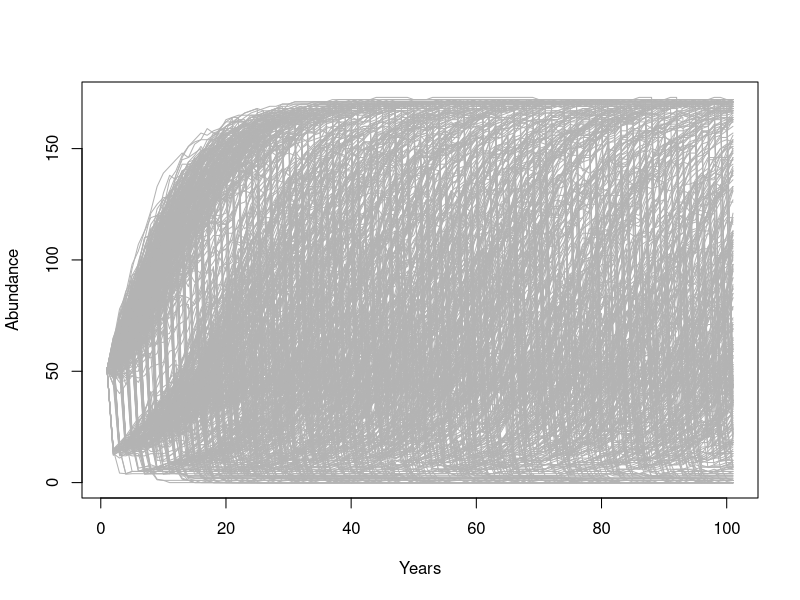
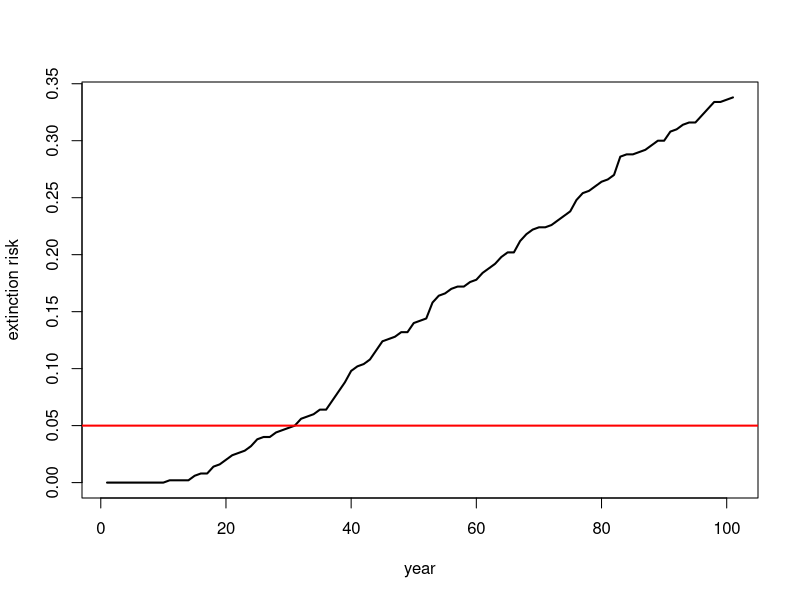
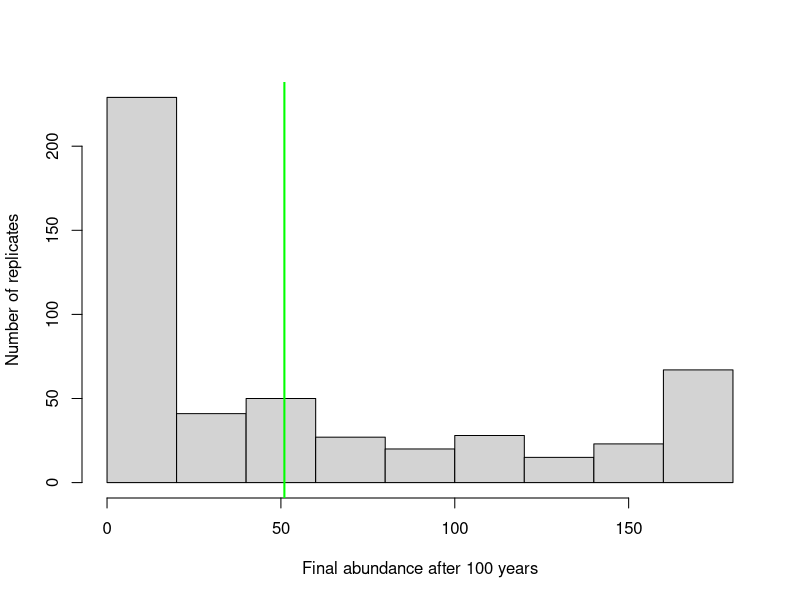
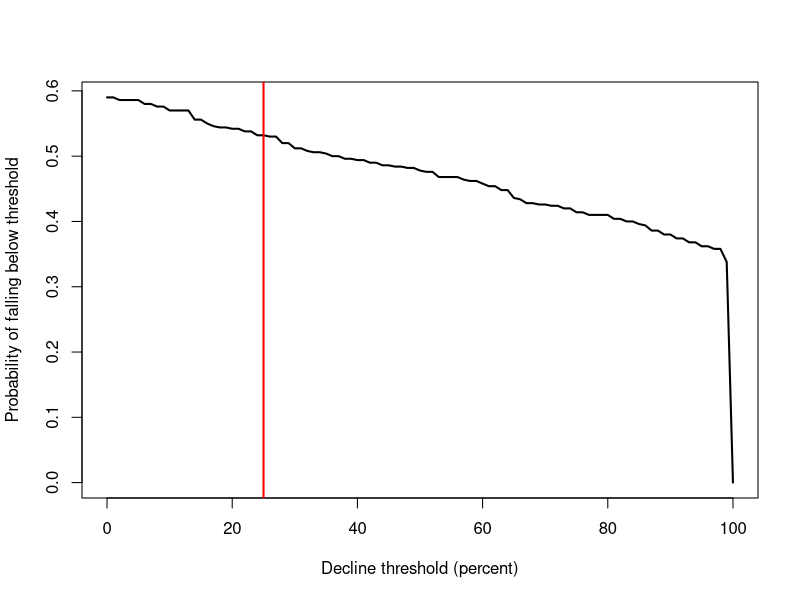
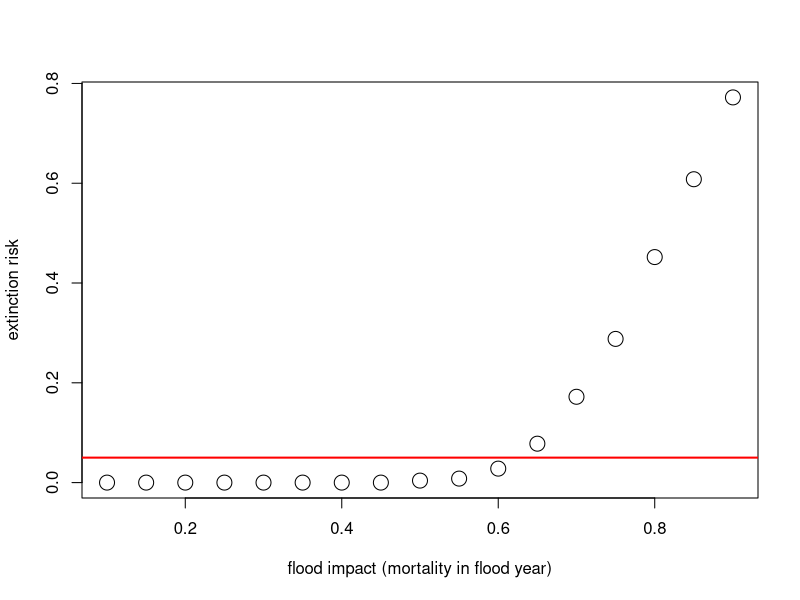

Write the R code that produced these figures, in order.
## ---- chunk 1
knitr::opts_chunk$set(echo = TRUE, cache = TRUE)
## ---- chunk 2
  
#  NRES 470/670, Lecture 12 -----------------------           
#   University of Nevada, Reno         
#   Population Viability Analysis 

## ---- chunk 3

# Demonstration PVA ---------------------------------

# STEP 1: conceptualize life history (we are modeling this population as a simple, single-stage stochastic model with density dependence)

# STEP 2: parameterize the model ---------------------------------

# Basic life history parameters

R_max <- 1.15       # Maximum rate of growth
Init_N <- 51        # Initial abundance (not stage structured)
K <- 175            # Carrying capacity

# Environmental stochasticity ------------------------------------

SD_anngrowth <- 0.11  # standard deviation of annual growth rate

# Density-dependence (Ricker model) ----------------------------------

Ricker <- function(prev_abund){       # this is a function for computing next-year abundance -- includes env stochasticity
  prev_abund * exp(log(rnorm(1,R_max,SD_anngrowth))*(1-(prev_abund/K)))
}

# Catastrophe -------------------------

Flood_prob <- 0.05      # 5% chance of major flood
Flood_lambda <- 0.25    # 25% of population can survive a flood 

## ---- chunk 4

# STEP 3: add spatial structure (not applicable here)

# STEP 4: simulate!  -------------------------------

# Basic simulation parameters

nyears <- 100     # number of years
nreps <- 500      # number of replicates


PVAdemo <- function(nreps,nyears,Init_N,R_max,K,Flood_prob,Flood_lambda){
  #browser()
  PopArray2 <- array(0,dim=c((nyears+1),nreps))   # set up storage array
  
  ## start looping through replicates
  
  for(rep in 1:nreps){
    
    # set initial abundance
    PopArray2[1,rep] <- Init_N     # set the initial abundance
    
    ### loop through years
    for(y in 2:(nyears+1)){
      ### stochasticity and d-d
      nextyear <- max(0,trunc(Ricker(PopArray2[y-1,rep])))
      
      ### catastrophe
      if(runif(1)<Flood_prob) nextyear <- nextyear*Flood_lambda
      PopArray2[y,rep] <- nextyear 
    }
  }
  
  return(PopArray2)
}

### Run the PVA! -------------------

Default <- PVAdemo(nreps,nyears,Init_N,R_max,K,Flood_prob,Flood_lambda)

## ---- chunk 5

# STEP 5: results  ------------------------- 

# Graphical visualization

PlotCloud <- function(simdata){
  plot(c(1:101),simdata[,1],col=gray(0.7),type="l",ylim=c(0,max(simdata)),xlab="Years",ylab="Abundance")
  
  for(r in 2:ncol(simdata)){
    lines(c(1:101),simdata[,r],col=gray(0.7),type="l")
  }
}

PlotCloud(Default)

## ---- chunk 6

# Visualize extinction rates over time

Extinction_byyear <- function(simdata){
  apply(simdata,1,function(t)  length(which(t==0)))/ncol(simdata)
}

plot(c(1:101),Extinction_byyear(Default),type="l",lwd=2,xlab="year",ylab="extinction risk")
abline(h=0.05,col="red",lwd=2)



## ---- chunk 7

# visualize final abundance after 100 years relative to initial abundance

hist(Default[nrow(Default),],xlab="Final abundance after 100 years",ylab="Number of replicates",main="")
abline(v=Init_N,col="green",lwd=2)

## ---- chunk 8

# plot probabilities of different severities of decline

declines <- seq(0,100,by=1)
declineprob <- numeric(length(declines))

for(s in 1:length(declines)){
  declineprob[s] <- length(which(Default[nrow(Default),]<(Init_N-(declines[s]/100)*Init_N)))/ncol(Default)
}

plot(declines,declineprob,type="l",lwd=2,xlab="Decline threshold (percent)",ylab="Probability of falling below threshold")

abline(v=25,col="red",lwd=2)

## ---- chunk 9

# Plot extinction risk as a function of flood severity

Exctinction_risk <- function(simdata){
  length(which(simdata[nrow(simdata),]==0))/ncol(simdata)
}

flood_lambdas <- seq(0.9,0.1,by=-0.05)

all_scenarios <- numeric(length(flood_lambdas))
for(scenario in 1:length(flood_lambdas)){
  PVA <- PVAdemo(nreps,nyears,Init_N,R_max,K,Flood_prob,flood_lambdas[scenario])
  all_scenarios[scenario] <- Exctinction_risk(PVA)
}

plot(1-flood_lambdas,all_scenarios,type="p",cex=2,xlab="flood impact (mortality in flood year)",ylab="extinction risk")
abline(h=0.05,col="red",lwd=2)



